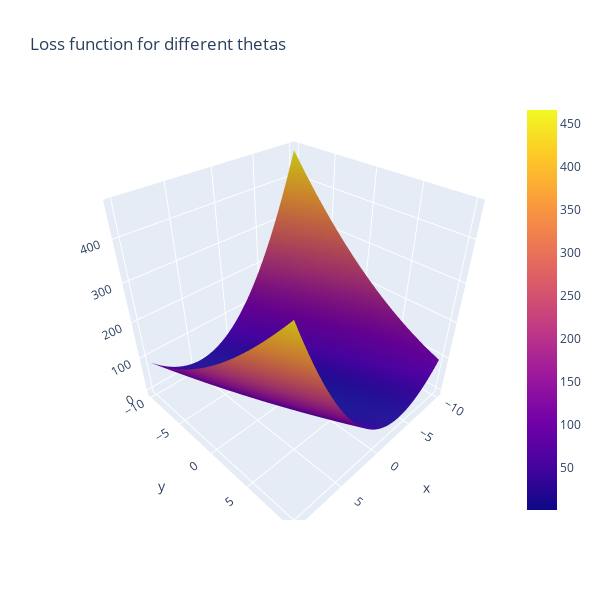

Source (notebook cell):
### Markdown cell above
## Visualizations

### Code cell
line_marker = dict(color='#101010', width=2)
fig = go.Figure()
fig.add_surface(x=theta1_vals, y=theta0_vals, z=J_vals)
fig.add_scatter3d(x=theta1_history1, y=theta0_history1, z=J_history1, line=line_marker, name='')
#The below line adds a graph of just the loss over iterations in a 2D plane
plt.plot(theta0_history1, theta1_history1, 'r+');
fig.update_layout(title='Loss function for different thetas', autosize=True,
                  width=600, height=600, xaxis_title='theta0', 
                 yaxis_title='theta1')
fig.show()
